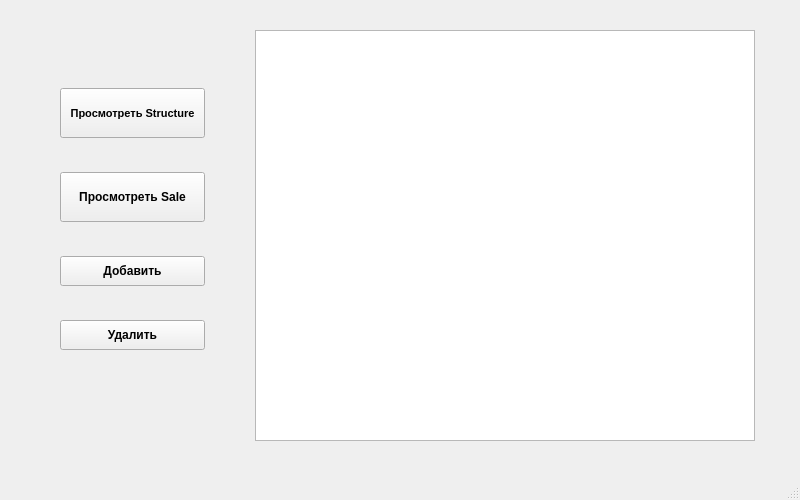
<?xml version="1.0" encoding="UTF-8"?>
<ui version="4.0">
 <class>Building</class>
 <widget class="QMainWindow" name="Building">
  <property name="geometry">
   <rect>
    <x>0</x>
    <y>0</y>
    <width>800</width>
    <height>500</height>
   </rect>
  </property>
  <property name="maximumSize">
   <size>
    <width>800</width>
    <height>500</height>
   </size>
  </property>
  <property name="windowTitle">
   <string>Строения</string>
  </property>
  <widget class="QWidget" name="centralwidget">
   <widget class="QWidget" name="horizontalLayoutWidget">
    <property name="geometry">
     <rect>
      <x>250</x>
      <y>30</y>
      <width>511</width>
      <height>411</height>
     </rect>
    </property>
    <layout class="QHBoxLayout" name="horizontalLayout">
     <item>
      <widget class="QListView" name="listView">
       <property name="maximumSize">
        <size>
         <width>500</width>
         <height>16777215</height>
        </size>
       </property>
      </widget>
     </item>
    </layout>
   </widget>
   <widget class="QWidget" name="verticalLayoutWidget">
    <property name="geometry">
     <rect>
      <x>60</x>
      <y>60</y>
      <width>145</width>
      <height>321</height>
     </rect>
    </property>
    <layout class="QVBoxLayout" name="verticalLayout">
     <item>
      <widget class="QPushButton" name="pushButton_View_Structure">
       <property name="maximumSize">
        <size>
         <width>150</width>
         <height>50</height>
        </size>
       </property>
       <property name="font">
        <font>
         <pointsize>8</pointsize>
         <weight>75</weight>
         <italic>false</italic>
         <bold>true</bold>
         <underline>false</underline>
         <strikeout>false</strikeout>
        </font>
       </property>
       <property name="text">
        <string>Просмотреть Structure</string>
       </property>
       <property name="shortcut">
        <string/>
       </property>
       <property name="autoRepeat">
        <bool>false</bool>
       </property>
       <property name="autoExclusive">
        <bool>false</bool>
       </property>
       <property name="default">
        <bool>false</bool>
       </property>
       <property name="flat">
        <bool>false</bool>
       </property>
      </widget>
     </item>
     <item>
      <widget class="QPushButton" name="pushButton_View_Sale">
       <property name="maximumSize">
        <size>
         <width>150</width>
         <height>50</height>
        </size>
       </property>
       <property name="font">
        <font>
         <weight>75</weight>
         <bold>true</bold>
        </font>
       </property>
       <property name="text">
        <string>Просмотреть Sale</string>
       </property>
      </widget>
     </item>
     <item>
      <widget class="QPushButton" name="pushButton_Add">
       <property name="maximumSize">
        <size>
         <width>150</width>
         <height>30</height>
        </size>
       </property>
       <property name="font">
        <font>
         <weight>75</weight>
         <bold>true</bold>
        </font>
       </property>
       <property name="text">
        <string>Добавить</string>
       </property>
      </widget>
     </item>
     <item>
      <widget class="QPushButton" name="pushButton_Delete_2">
       <property name="maximumSize">
        <size>
         <width>150</width>
         <height>30</height>
        </size>
       </property>
       <property name="font">
        <font>
         <weight>75</weight>
         <bold>true</bold>
        </font>
       </property>
       <property name="text">
        <string>Удалить</string>
       </property>
      </widget>
     </item>
    </layout>
   </widget>
  </widget>
  <widget class="QMenuBar" name="menubar">
   <property name="geometry">
    <rect>
     <x>0</x>
     <y>0</y>
     <width>800</width>
     <height>21</height>
    </rect>
   </property>
  </widget>
  <widget class="QStatusBar" name="statusbar"/>
 </widget>
 <resources/>
 <connections/>
</ui>
